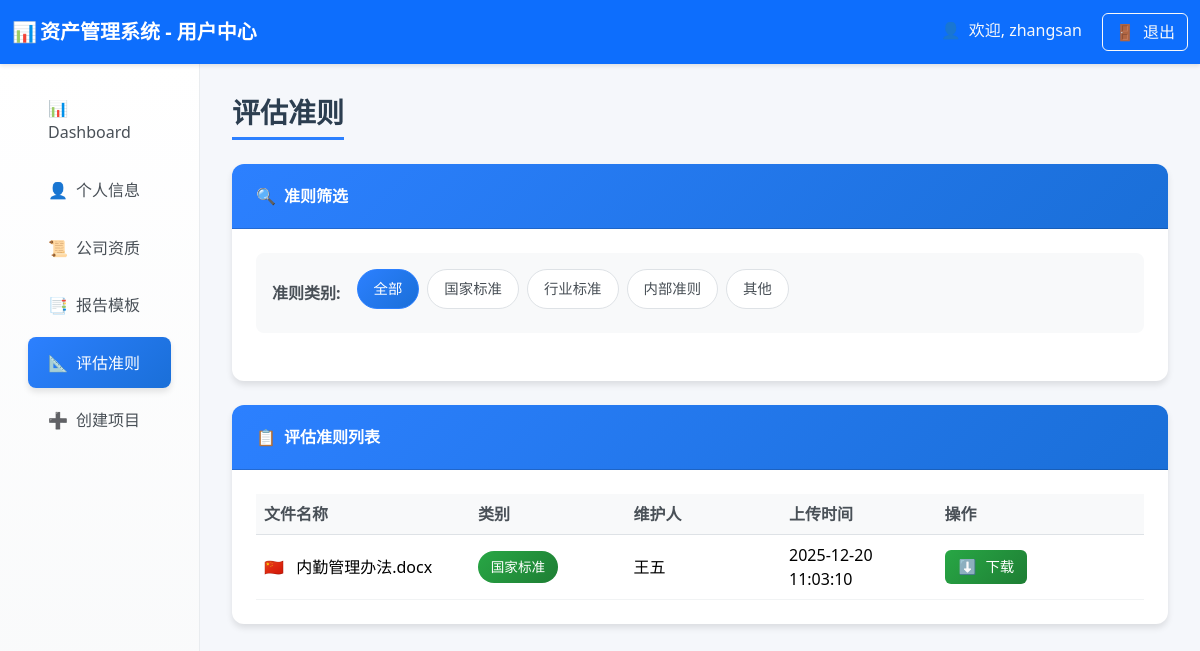
Page /evaluation_standards (signed in) on the committed database.
### tables this page shows
CREATE TABLE users (
        id INTEGER PRIMARY KEY AUTOINCREMENT,
        username TEXT UNIQUE,
        realname TEXT,
        user_type TEXT,
        password TEXT,
        phone TEXT,
        email TEXT,
        hire_date TEXT,
        education TEXT,
        position TEXT,
        department TEXT,
        status TEXT DEFAULT 'active',  -- active-在职, inactive-离职
        create_time TEXT DEFAULT CURRENT_TIMESTAMP,
        update_time TEXT DEFAULT CURRENT_TIMESTAMP
    );

CREATE TABLE evaluation_standards (
            id INTEGER PRIMARY KEY AUTOINCREMENT,
            category TEXT NOT NULL,                -- 类别: national, industry, internal, other
            owner TEXT,                            -- 维护人
            file_path TEXT NOT NULL,               -- 文件路径
            file_name TEXT NOT NULL,               -- 原文件名
            uploader_username TEXT NOT NULL,       -- 上传者用户名
            uploader_realname TEXT NOT NULL,       -- 上传者真实姓名
            upload_time TEXT DEFAULT CURRENT_TIMESTAMP,  -- 上传时间
            file_size INTEGER,                     -- 文件大小（字节）
            status TEXT DEFAULT 'active'           -- 状态: active, inactive
        );

### routes/user_routes.py (the view)
@router.get("/evaluation_standards", response_class=HTMLResponse)
async def evaluation_standards(
    request: Request,
    category: str = None,
    user: dict = Depends(login_required),
    db: sqlite3.Connection = Depends(get_db)
):
    try:
        standards_list = await user_service.get_evaluation_standards(category, db)
        all_users = await user_service.get_all_users_for_qualifications(db)
        return templates.TemplateResponse(request, "evaluation_standards.html", {
            "user": user,
            "all_users": all_users,
            "standards": standards_list,
            "current_category": category or "all"
        })
    except Exception as e:
        return templates.TemplateResponse(request, "evaluation_standards.html", {
            "user": user,
            "all_users": [],
            "standards": [],
            "current_category": category or "all",
            "error": str(e)
        })

### templates/evaluation_standards.html (shortened to what this page needs)
<!DOCTYPE html>
<html lang="zh-CN">
<head>
    <link href="https://cdn.jsdelivr.net/npm/bootstrap@5.3.2/dist/css/bootstrap.min.css" rel="stylesheet">
    <link rel="stylesheet"
        href="https://cdnjs.cloudflare.com/ajax/libs/bootstrap-icons/1.11.0/font/bootstrap-icons.min.css">
</head>
<body>
    <nav class="navbar navbar-dark bg-primary">
        <div class="container-fluid">
            <span class="navbar-brand mb-0 h1 fw-bold">
                <span class="fallback-icon">📊</span>资产管理系统 - 用户中心
            </span>
            <div>
                <span class="text-light me-3">
                    <span class="fallback-icon">👤</span>欢迎, {{ user.username }}
                </span>
                <a href="/logout" class="btn btn-outline-light">
                    <span class="fallback-icon">🚪</span>退出
                </a>
            </div>
        </div>
    </nav>
    <div class="container-fluid">
        <div class="row">
            <div class="col-md-3 col-lg-2 sidebar">
                <nav class="nav flex-column p-3">
                    <a class="nav-link" href="/user_dashboard">
                        <span class="fallback-icon">📊</span>Dashboard
                    </a>
                    <a class="nav-link" href="/user_profile">
                        <span class="fallback-icon">👤</span>个人信息
                    </a>
                    <a class="nav-link" href="/company_qualifications">
                        <span class="fallback-icon">📜</span>公司资质
                    </a>
                    <a class="nav-link" href="/report_templates">
                        <span class="fallback-icon">📑</span>报告模板
                    </a>
                    <a class="nav-link active" href="/evaluation_standards">
                        <span class="fallback-icon">📐</span>评估准则
                    </a>
                    <a class="nav-link" href="/create_project">
                        <span class="fallback-icon">➕</span>创建项目
                    </a>
                </nav>
            </div>
            <div class="col-md-9 col-lg-10 main-content">
                <h3 class="page-title">评估准则</h3>
                <div class="card">
                    <div class="card-header">
                        <span><span class="fallback-icon">🔍</span>准则筛选</span>
                    </div>
                    <div class="card-body">
                        <div class="filter-section">
                            <div class="d-flex flex-wrap align-items-center">
                                <span class="filter-label">准则类别:</span>
                                <span class="filter-badge active" data-category="all">全部</span>
                                <span class="filter-badge" data-category="national">国家标准</span>
                                <span class="filter-badge" data-category="industry">行业标准</span>
                                <span class="filter-badge" data-category="internal">内部准则</span>
                                <span class="filter-badge" data-category="other">其他</span>
                            </div>
                        </div>
                    </div>
                </div>
                <div class="card">
                    <div class="card-header d-flex justify-content-between align-items-center">
                        <span><span class="fallback-icon">📋</span>评估准则列表</span>
                    </div>
                    <div class="card-body">
                        <div class="table-responsive">
                            <table class="table table-hover">
                                <thead>
                                    <tr>
                                        <th width="20%">文件名称</th>
                                        <th width="15%">类别</th>
                                        <th width="15%">维护人</th>
                                        <th width="15%">上传时间</th>
                                        <th width="20%">操作</th>
                                    </tr>
                                </thead>
                                <tbody id="standardsTable">
                                    {% for standard in standards %}
                                    <tr data-category="{{ standard.category }}">
                                        <td class="filename-cell">
                                            <span class="fallback-icon">
                                                {% if standard.category == 'national' %}🇨🇳
                                                {% elif standard.category == 'industry' %}🏢
                                                {% elif standard.category == 'internal' %}🏠
                                                {% else %}📋{% endif %}
                                            </span>
                                            {{ standard.file_name }}
                                        </td>
                                        <td>
                                            {% if standard.category == 'national' %}
                                            <span class="badge-category badge-national">国家标准</span>
                                            {% elif standard.category == 'industry' %}
                                            <span class="badge-category badge-industry">行业标准</span>
                                            {% elif standard.category == 'internal' %}
                                            <span class="badge-category badge-internal">内部准则</span>
                                            {% else %}
                                            <span class="badge-category badge-other">其他</span>
                                            {% endif %}
                                        </td>
                                        <td>{{ standard.owner or '系统' }}</td>
                                        <td>{{ standard.upload_time }}</td>
                                        <td>
                                            <a href="/evaluation_standards/download/{{ standard.id }}"
                                                class="download-btn" target="_blank">
                                                <span class="fallback-icon">⬇️</span>下载
                                            </a>
                                        </td>
                                    </tr>
                                    {% endfor %}
                                </tbody>
                            </table>
                        </div>
                    </div>
                </div>
            </div>
        </div>
    </div>
</body>
</html>

### templates/evaluation_standards.html (style rules this page uses)
:root { --primary-color: #2c80ff; --secondary-color: #6c757d; --success-color: #28a745; --warning-color: #ffc107; --info-color: #17a2b8; --light-bg: #f5f7fb; --card-shadow: 0 4px 6px rgba(0, 0, 0, 0.1); --hover-shadow: 0 8px 15px rgba(0, 0, 0, 0.15); }
body { background-color: var(--light-bg); font-family: 'Segoe UI', Tahoma, Geneva, Verdana, sans-serif; }
.navbar { box-shadow: 0 2px 4px rgba(0, 0, 0, 0.1); padding: 0.8rem 0; }
.sidebar { background: linear-gradient(180deg, #ffffff 0%, #f8f9fa 100%); min-height: calc(100vh - 76px); box-shadow: 2px 0 10px rgba(0, 0, 0, 0.08); border-right: 1px solid #e9ecef; padding: 0; }
.nav-link { color: #495057; padding: 0.85rem 1.25rem; border-radius: 0.5rem; margin: 0.2rem 0.75rem; transition: all 0.3s ease; font-weight: 500; border: none; }
.nav-link.active { background: linear-gradient(135deg, var(--primary-color), #1a6fd8); color: white; box-shadow: var(--card-shadow); }
.main-content { padding: 2rem; background-color: var(--light-bg); }
.page-title { color: #2c3e50; font-weight: 700; margin-bottom: 1.5rem; padding-bottom: 0.5rem; border-bottom: 3px solid var(--primary-color); display: inline-block; }
.card { border: none; border-radius: 12px; box-shadow: var(--card-shadow); transition: all 0.3s ease; background: white; margin-bottom: 1.5rem; }
.card-header { background: linear-gradient(135deg, var(--primary-color), #1a6fd8); color: white; border-radius: 12px 12px 0 0 !important; padding: 1.25rem 1.5rem; font-weight: 600; }
.card-body { padding: 1.5rem; }
.filter-section { background: #f8f9fa; border-radius: 8px; padding: 1rem; margin-bottom: 1.5rem; }
.filter-label { font-weight: 600; color: #495057; margin-right: 1rem; }
.filter-badge { background: white; border: 1px solid #dee2e6; color: #495057; padding: 0.5rem 1rem; border-radius: 20px; font-size: 0.9rem; margin-right: 0.5rem; margin-bottom: 0.5rem; cursor: pointer; transition: all 0.3s ease; }
.filter-badge.active { background: linear-gradient(135deg, var(--primary-color), #1a6fd8); color: white; border-color: var(--primary-color); }
.table { margin-bottom: 0; }
.table th { background-color: #f8f9fa; border-top: none; font-weight: 600; color: #495057; }
.table td { vertical-align: middle; border-color: #f1f3f4; }
.download-btn { background: linear-gradient(135deg, var(--success-color), #1e7e34); border: none; border-radius: 6px; padding: 0.4rem 0.8rem; color: white; font-weight: 500; transition: all 0.3s ease; text-decoration: none; display: inline-flex; align-items: center; font-size: 0.9rem; }
.badge-category { padding: 0.4rem 0.8rem; border-radius: 20px; font-size: 0.85rem; font-weight: 500; }
.badge-national { background: linear-gradient(135deg, #28a745, #1e7e34); color: white; }
.fallback-icon { display: inline-block; width: 20px; text-align: center; margin-right: 8px; }
.filename-cell { max-width: 200px; overflow: hidden; text-overflow: ellipsis; white-space: nowrap; }

### rows in the picture
users: username "zhangsan"
evaluation_standards: file_name "内勤管理办法.docx", category "国家标准", owner "王五", upload_time "2025-12-20 11:03:10"
